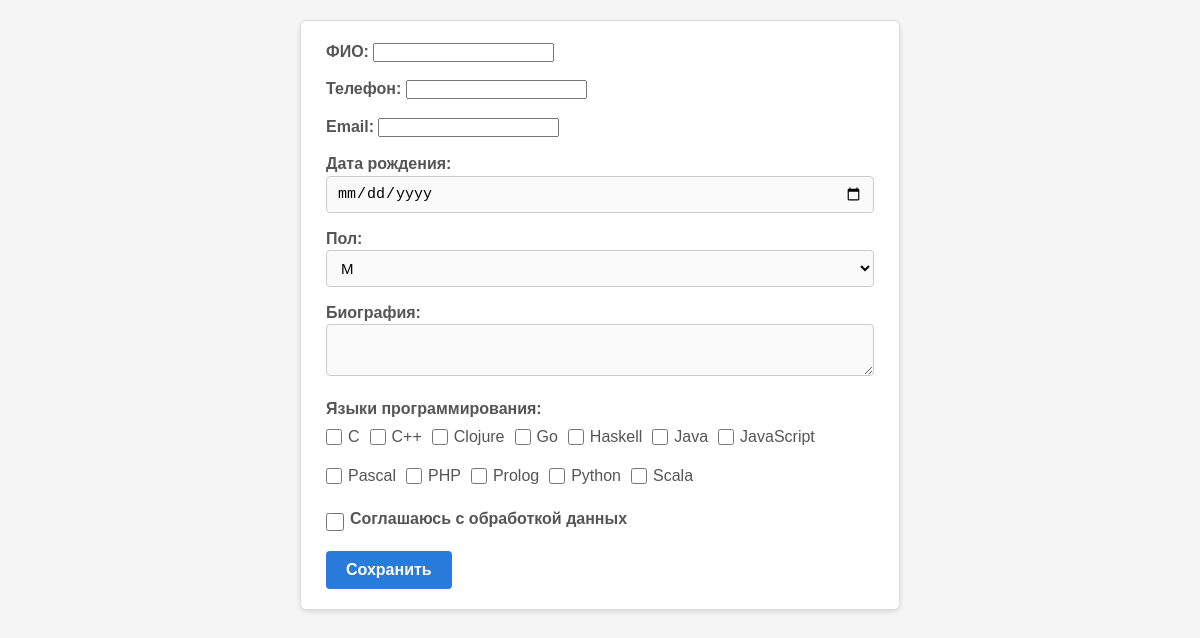
The page / on the database its author committed.
### tables this page shows
CREATE TABLE IF NOT EXISTS programming_languages (
  id INT UNSIGNED NOT NULL AUTO_INCREMENT,
  name VARCHAR(50) NOT NULL,
  PRIMARY KEY (id),
  UNIQUE KEY (name)
);

### db.php (called while the page is built, shortened)
<?php
function db(): PDO {
  static $pdo;
  if (!$pdo) {
    $pdo = new PDO(DB_DSN, DB_USER, DB_PASS, [
      PDO::ATTR_ERRMODE => PDO::ERRMODE_EXCEPTION,
      PDO::ATTR_DEFAULT_FETCH_MODE => PDO::FETCH_ASSOC
    ]);
  }
  return $pdo;
}

### form.php (the view, shortened to what this page needs)
<!doctype html>
<html lang="ru">
<head>
  <link rel="stylesheet" href="style.css">
</head>
<body>
  <form method="post">
    <div class="form-group">
      <label>ФИО:
        <input name="full_name" value="<?= e($values['full_name']) ?>">
      </label>
    </div>
    <div class="form-group">
      <label>Телефон:
        <input name="phone" value="<?= e($values['phone']) ?>">
      </label>
    </div>
    <div class="form-group">
      <label>Email:
        <input name="email" value="<?= e($values['email']) ?>">
      </label>
    </div>
    <div class="form-group">
      <label>Дата рождения:
        <input type="date" name="birthdate" value="<?= e($values['birthdate']) ?>">
      </label>
    </div>
    <div class="form-group">
      <label>Пол:
        <select name="gender">
          <option value="male"   <?= ($values['gender'] === 'male')   ? 'selected' : '' ?>>М</option>
        </select>
      </label>
    </div>
    <div class="form-group">
      <label>Биография:
        <textarea name="biography"><?= e($values['biography']) ?></textarea>
      </label>
    </div>
    <div class="form-group">
      <label>Языки программирования:</label>
      <div class="checkbox-group">
        <?php
        foreach (db()->query('SELECT id, name FROM programming_languages') as $lang) {
          $checked = in_array($lang['id'], $values['langs']) ? 'checked' : '';
          echo "<label><input type=\"checkbox\" name=\"langs[]\" value=\"{$lang['id']}\" {$checked}> {$lang['name']}</label>";
        }
        ?>
      </div>
    </div>
    <div class="form-group agreement">
      <input type="checkbox" name="agreement" value="1" <?= ($values['agreement'] ? 'checked' : '') ?>>
      <label>Соглашаюсь с обработкой данных</label>
    </div>
    <button type="submit">Сохранить</button>
  </form>
</body>
</html>

### index.php (shortened to what this page needs)
<?php
require_once 'db.php';
function e($s) { return htmlspecialchars($s, ENT_QUOTES, 'UTF-8'); }
if ($_SERVER['REQUEST_METHOD'] === 'GET') {
  $values = [
    'full_name' => '',
    'phone'     => '',
    'email'     => '',
    'birthdate' => '',
    'gender'    => '',
    'biography' => '',
    'agreement' => '',
    'langs'     => []
  ];
  include 'form.php';
  exit;
}

### style.css (style rules this page uses)
* { box-sizing: border-box; margin: 0; padding: 0; }
body { font-family: Arial, sans-serif; font-size: 16px; background-color: #f5f5f5; color: #333; line-height: 1.4; padding: 20px; }
form { max-width: 600px; margin: 0 auto; background-color: #ffffff; border: 1px solid #ddd; border-radius: 6px; padding: 20px 25px; box-shadow: 0 2px 5px rgba(0,0,0,0.1); }
.form-group { margin-bottom: 15px; }
.form-group label { display: block; font-weight: bold; margin-bottom: 6px; color: #555; }
.form-group input[type="text"], .form-group input[type="email"], .form-group input[type="date"], .form-group select, .form-group textarea { width: 100%; padding: 8px 10px; border: 1px solid #ccc; border-radius: 4px; font-size: 15px; background-color: #fafafa; transition: border-color 0.2s ease-in-out, background-color 0.2s ease-in-out; }
.checkbox-group, .radio-group { display: flex; flex-wrap: wrap; gap: 10px; margin-top: 4px; }
.checkbox-group label, .radio-group label { display: flex; align-items: center; font-weight: normal; cursor: pointer; }
.checkbox-group input[type="checkbox"], .radio-group input[type="radio"] { margin-right: 6px; width: 16px; height: 16px; }
button[type="submit"] { display: inline-block; padding: 10px 20px; background-color: #287bdb; color: #fff; font-size: 16px; font-weight: bold; border: none; border-radius: 4px; cursor: pointer; transition: background-color 0.2s ease-in-out; }
.form-group.agreement { display: flex; align-items: center; gap: 6px; }
.form-group.agreement input[type="checkbox"] { margin: 0; width: 18px; height: 18px; }

### rows shown on the page
programming_languages: name "C"
programming_languages: name "C++"
programming_languages: name "Clojure"
programming_languages: name "Go"
programming_languages: name "Haskell"
programming_languages: name "Java"
programming_languages: name "JavaScript"
programming_languages: name "Pascal"
programming_languages: name "PHP"
programming_languages: name "Prolog"
programming_languages: name "Python"
programming_languages: name "Scala"
